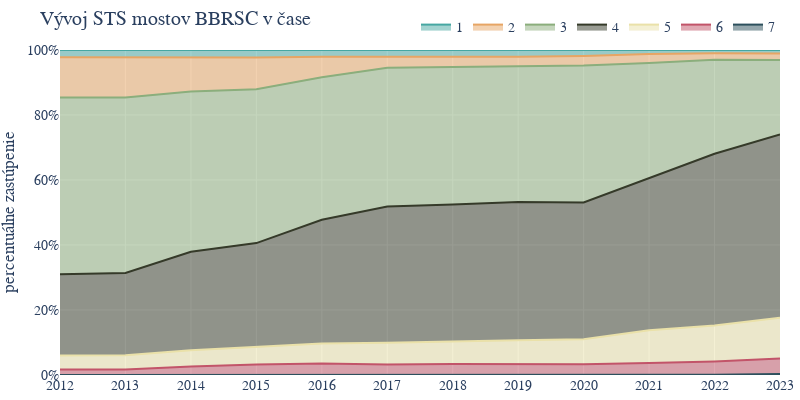

Here is the notebook cell this chart was saved with:
### Code cell
import plotly.graph_objects as go

# Define the color palette
color_palette = ['#46a7a2', '#e7a564',
                 '#8bae7c', '#353a29', '#eae1a9',
                 '#c25469', '#2d505d'
                 ]

# Transpose the DataFrame for plotting: years as columns, conditions as rows
data_for_plotting = relative_condition_counts.set_index(
    'Condition').T.reset_index()
data_for_plotting.rename(columns={'index': 'Year'}, inplace=True)

# Update year labels
years = ['{}'.format(year) for year in range(2012, 2024)]
data_for_plotting['Year'] = years

# Create a figure
fig = go.Figure()

# Add a trace for each condition in reverse order
for i, condition in reversed(list(enumerate(relative_condition_counts['Condition'].unique()))):
    fig.add_trace(go.Scatter(
        x=data_for_plotting['Year'],
        y=data_for_plotting[condition],
        mode='lines',
        stackgroup='one',  # This option stacks the areas
        name=str(condition),  # Label for the legend
        # Apply color from the palette
        line=dict(color=color_palette[i % len(color_palette)])
    ))

# Update the layout
fig.update_layout(
    title='Vývoj STS mostov BBRSC v čase',
    # xaxis_title='rok',
    yaxis_title='percentuálne zastúpenie',
    yaxis=dict(ticksuffix="%", range=[0, 100]
               ),  # Set y-axis range from 0 to 100%
    # Set font family to Montserrat
    font=dict(family="Montserrat, sans-serif", size=14),
    legend=dict(
        orientation="h",  # Horizontal legend orientation
        yanchor="top",  # Anchor legend to the top
        y=1.120,  # Position the legend slightly above the plot
        xanchor="right",  # Anchor legend to the right
        x=1  # Align legend to the right
    ),
    # Set x-axis tick values and labels
    xaxis=dict(
        tickvals=[str(year) for year in range(2012, 2024)],
        ticktext=['2012', '2013', '2014', '2015', '2016', '2017',
                  '2018', '2019', '2020', '2021', '2022', '2023']
    ),
    plot_bgcolor='#EEEEEE',
    margin=dict(l=0, r=20, t=50, b=25),  # Adjust margins for tight layout
    width=800,  # Set figure width
    height=400  # Set figure height
)

# Show the figure
fig.show()

### Figure 1 — Plotly figure (JSON) as saved in the notebook; plotly's stock layout.template omitted (floating-point values rounded to 4 significant figures)
{"data": [{"line": {"color": "#2d505d"}, "mode": "lines", "name": "7", "stackgroup": "one", "type": "scatter", "x": ["2012", "2013", "2014", "2015", "2016", "2017", "2018", "2019", "2020", "2021", "2022", "2023"], "y": [0, 0, 0, 0.1951, 0.1946, 0, 0, 0, 0, 0, 0.09709, 0.291]}, {"line": {"color": "#c25469"}, "mode": "lines", "name": "6", "stackgroup": "one", "type": "scatter", "x": ["2012", "2013", "2014", "2015", "2016", "2017", "2018", "2019", "2020", "2021", "2022", "2023"], "y": [1.668, 1.668, 2.647, 3.024, 3.307, 3.21, 3.401, 3.401, 3.304, 3.689, 4.078, 4.753]}, {"line": {"color": "#eae1a9"}, "mode": "lines", "name": "5", "stackgroup": "one", "type": "scatter", "x": ["2012", "2013", "2014", "2015", "2016", "2017", "2018", "2019", "2020", "2021", "2022", "2023"], "y": [4.318, 4.416, 5, 5.366, 6.226, 6.712, 6.997, 7.289, 7.677, 10.1, 11.07, 12.61]}, {"line": {"color": "#353a29"}, "mode": "lines", "name": "4", "stackgroup": "one", "type": "scatter", "x": ["2012", "2013", "2014", "2015", "2016", "2017", "2018", "2019", "2020", "2021", "2022", "2023"], "y": [25.02, 25.32, 30.29, 32, 38.04, 41.93, 42.08, 42.57, 42.08, 46.89, 52.82, 56.35]}, {"line": {"color": "#8bae7c"}, "mode": "lines", "name": "3", "stackgroup": "one", "type": "scatter", "x": ["2012", "2013", "2014", "2015", "2016", "2017", "2018", "2019", "2020", "2021", "2022", "2023"], "y": [54.37, 53.97, 49.31, 47.32, 43.87, 42.7, 42.27, 41.79, 42.18, 35.34, 28.93, 22.89]}, {"line": {"color": "#e7a564"}, "mode": "lines", "name": "2", "stackgroup": "one", "type": "scatter", "x": ["2012", "2013", "2014", "2015", "2016", "2017", "2018", "2019", "2020", "2021", "2022", "2023"], "y": [12.37, 12.37, 10.59, 9.756, 6.323, 3.307, 3.207, 2.915, 2.915, 2.718, 2.039, 2.037]}, {"line": {"color": "#46a7a2"}, "mode": "lines", "name": "1", "stackgroup": "one", "type": "scatter", "x": ["2012", "2013", "2014", "2015", "2016", "2017", "2018", "2019", "2020", "2021", "2022", "2023"], "y": [2.257, 2.257, 2.157, 2.341, 2.043, 2.14, 2.041, 2.041, 1.846, 1.262, 0.9709, 1.067]}], "layout": {"font": {"family": "Montserrat, sans-serif", "size": 14}, "height": 400, "legend": {"orientation": "h", "x": 1, "xanchor": "right", "y": 1.12, "yanchor": "top"}, "margin": {"b": 25, "l": 0, "r": 20, "t": 50}, "plot_bgcolor": "#EEEEEE", "title": {"text": "Vývoj STS mostov BBRSC v čase"}, "width": 800, "xaxis": {"ticktext": ["2012", "2013", "2014", "2015", "2016", "2017", "2018", "2019", "2020", "2021", "2022", "2023"], "tickvals": ["2012", "2013", "2014", "2015", "2016", "2017", "2018", "2019", "2020", "2021", "2022", "2023"]}, "yaxis": {"range": [0, 100], "ticksuffix": "%", "title": {"text": "percentuálne zastúpenie"}}}}
